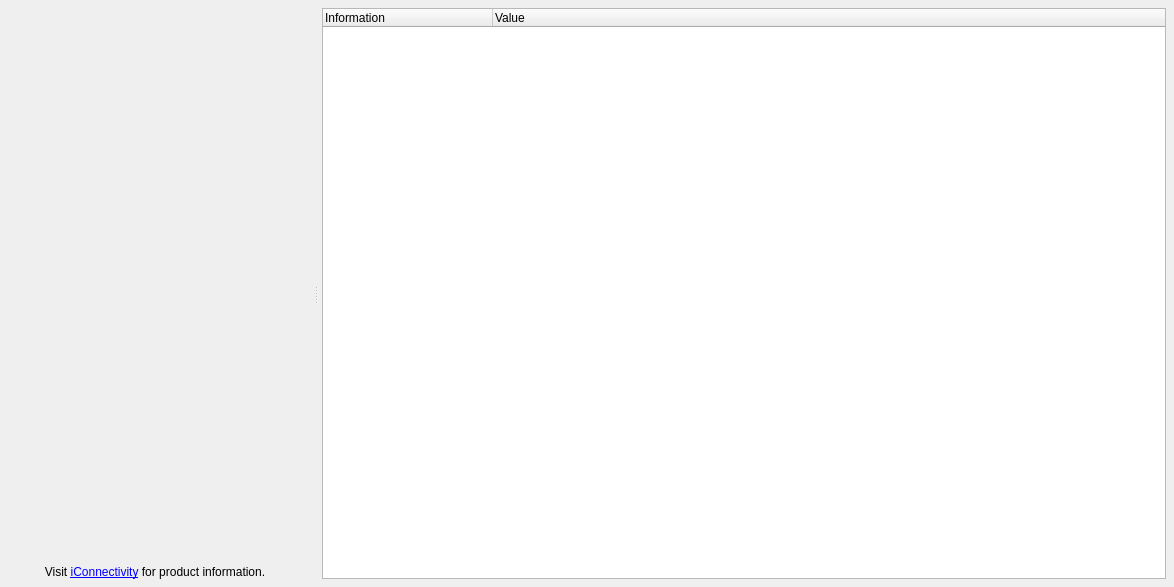
<?xml version="1.0" encoding="UTF-8"?>
<ui version="4.0">
 <class>DeviceInfoForm</class>
 <widget class="QWidget" name="DeviceInfoForm">
  <property name="windowModality">
   <enum>Qt::NonModal</enum>
  </property>
  <property name="geometry">
   <rect>
    <x>0</x>
    <y>0</y>
    <width>1174</width>
    <height>587</height>
   </rect>
  </property>
  <property name="minimumSize">
   <size>
    <width>476</width>
    <height>278</height>
   </size>
  </property>
  <property name="baseSize">
   <size>
    <width>600</width>
    <height>300</height>
   </size>
  </property>
  <property name="focusPolicy">
   <enum>Qt::ClickFocus</enum>
  </property>
  <property name="windowTitle">
   <string>Device Information</string>
  </property>
  <layout class="QGridLayout" name="gridLayout">
   <property name="leftMargin">
    <number>0</number>
   </property>
   <property name="topMargin">
    <number>8</number>
   </property>
   <property name="rightMargin">
    <number>8</number>
   </property>
   <property name="bottomMargin">
    <number>8</number>
   </property>
   <property name="spacing">
    <number>4</number>
   </property>
   <item row="0" column="0">
    <widget class="QSplitter" name="splitter">
     <property name="orientation">
      <enum>Qt::Horizontal</enum>
     </property>
     <property name="handleWidth">
      <number>12</number>
     </property>
     <widget class="QWidget" name="widget" native="true">
      <property name="minimumSize">
       <size>
        <width>240</width>
        <height>255</height>
       </size>
      </property>
      <property name="maximumSize">
       <size>
        <width>350</width>
        <height>16777215</height>
       </size>
      </property>
      <layout class="QVBoxLayout" name="verticalLayout">
       <property name="leftMargin">
        <number>0</number>
       </property>
       <property name="topMargin">
        <number>0</number>
       </property>
       <property name="rightMargin">
        <number>0</number>
       </property>
       <property name="bottomMargin">
        <number>0</number>
       </property>
       <item>
        <widget class="QLabel" name="accessoryLabel">
         <property name="maximumSize">
          <size>
           <width>16777215</width>
           <height>16777215</height>
          </size>
         </property>
         <property name="font">
          <font>
           <pointsize>20</pointsize>
           <weight>75</weight>
           <bold>true</bold>
          </font>
         </property>
         <property name="text">
          <string/>
         </property>
         <property name="alignment">
          <set>Qt::AlignCenter</set>
         </property>
        </widget>
       </item>
       <item>
        <widget class="QLabel" name="deviceNameLabel">
         <property name="maximumSize">
          <size>
           <width>16777215</width>
           <height>16777215</height>
          </size>
         </property>
         <property name="font">
          <font>
           <pointsize>14</pointsize>
           <weight>50</weight>
           <bold>false</bold>
          </font>
         </property>
         <property name="text">
          <string/>
         </property>
         <property name="alignment">
          <set>Qt::AlignCenter</set>
         </property>
        </widget>
       </item>
       <item>
        <widget class="QLabel" name="pictureLabel">
         <property name="minimumSize">
          <size>
           <width>0</width>
           <height>0</height>
          </size>
         </property>
         <property name="maximumSize">
          <size>
           <width>16777215</width>
           <height>16777215</height>
          </size>
         </property>
         <property name="frameShape">
          <enum>QFrame::NoFrame</enum>
         </property>
         <property name="frameShadow">
          <enum>QFrame::Plain</enum>
         </property>
         <property name="text">
          <string/>
         </property>
         <property name="scaledContents">
          <bool>false</bool>
         </property>
         <property name="alignment">
          <set>Qt::AlignCenter</set>
         </property>
        </widget>
       </item>
       <item>
        <spacer name="verticalSpacer_2">
         <property name="orientation">
          <enum>Qt::Vertical</enum>
         </property>
         <property name="sizeHint" stdset="0">
          <size>
           <width>20</width>
           <height>140</height>
          </size>
         </property>
        </spacer>
       </item>
       <item>
        <widget class="QLabel" name="urlLabel">
         <property name="text">
          <string>&lt;html&gt;&lt;head/&gt;&lt;body&gt;&lt;p&gt;Visit &lt;a href=&quot;http://www.iconnectivity.com&quot;&gt;&lt;span style=&quot; text-decoration: underline; color:#0000ff;&quot;&gt;iConnectivity&lt;/span&gt;&lt;/a&gt; for product information.&lt;/p&gt;&lt;/body&gt;&lt;/html&gt;</string>
         </property>
         <property name="alignment">
          <set>Qt::AlignCenter</set>
         </property>
         <property name="wordWrap">
          <bool>true</bool>
         </property>
         <property name="openExternalLinks">
          <bool>true</bool>
         </property>
        </widget>
       </item>
      </layout>
     </widget>
     <widget class="QTreeWidget" name="treeWidget">
      <property name="frameShape">
       <enum>QFrame::StyledPanel</enum>
      </property>
      <property name="frameShadow">
       <enum>QFrame::Plain</enum>
      </property>
      <property name="lineWidth">
       <number>1</number>
      </property>
      <property name="midLineWidth">
       <number>0</number>
      </property>
      <property name="autoExpandDelay">
       <number>10</number>
      </property>
      <property name="indentation">
       <number>15</number>
      </property>
      <property name="uniformRowHeights">
       <bool>false</bool>
      </property>
      <property name="sortingEnabled">
       <bool>false</bool>
      </property>
      <property name="animated">
       <bool>false</bool>
      </property>
      <property name="columnCount">
       <number>2</number>
      </property>
      <attribute name="headerCascadingSectionResizes">
       <bool>true</bool>
      </attribute>
      <attribute name="headerDefaultSectionSize">
       <number>170</number>
      </attribute>
      <attribute name="headerHighlightSections">
       <bool>false</bool>
      </attribute>
      <attribute name="headerMinimumSectionSize">
       <number>80</number>
      </attribute>
      <column>
       <property name="text">
        <string notr="true">Information</string>
       </property>
      </column>
      <column>
       <property name="text">
        <string notr="true">Value</string>
       </property>
      </column>
     </widget>
    </widget>
   </item>
  </layout>
 </widget>
 <resources/>
 <connections/>
</ui>
